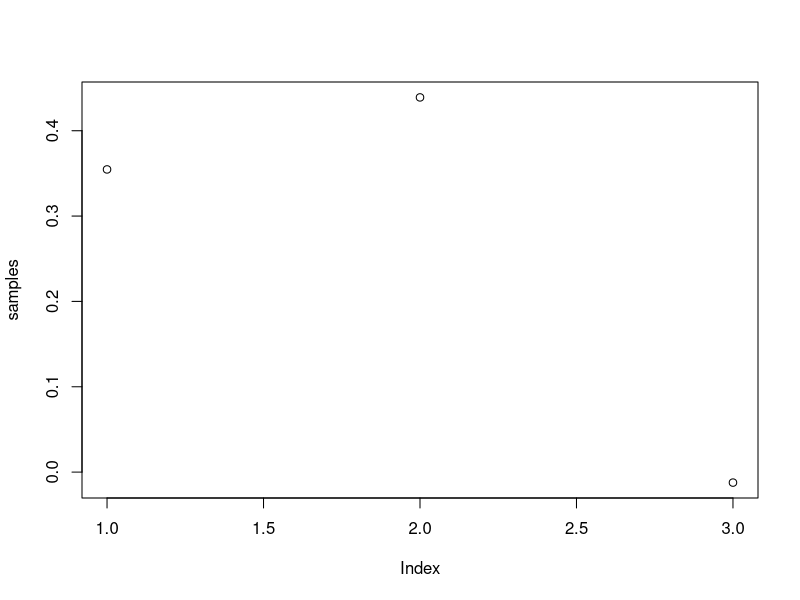

Write R code to recreate this figure.
#Script to apply the three point gradient descent
library(MASS)
set.seed(6)
#Defining the values of gamma
gamma1=0.9;gamma2=0.9;gamma3=0.9

covMatrix=matrix(c(1,gamma1,gamma2,gamma1,1,gamma3,gamma2,gamma3,1),ncol=3)

samples=mvrnorm(1,rep(0,3),covMatrix)
plot(samples)

#Gradient descent
#We want to minimize \|(A(gamma)-I)*samples\|

s1=samples[1];s2=samples[2];s3=samples[3]
xx=matrix(samples,ncol=1)



#Building h'
dh=matrix(c(s2,s3,0,0,0,0,0,0,s1,s3,0,0,0,0,0,0,s1,s2),ncol=6,byrow=T)

#Initializing the algorithm
#g1=g2=g3=0.5
#G0=c(g1,g2,g3)
set.seed(Sys.time())
G0=runif(6,-2,2)
#print('The initial guess is')
#print(G0)


A=function(X){
	x1=X[1];x2=X[2];x3=X[3];x4=X[4];x5=X[5];x6=X[6]
	return(matrix(c(0,x1,x2,x3,0,x4,x5,x6,0),ncol=3,byrow=T))
}

norm=function(x){
	return(sqrt(sum(x^2)))
}

niter=0
maxiter=100000
h=0.1
tol=1e-5

while(T){
	
	gradf=t((A(G0)-diag(3))%*%xx)%*%dh

	Gnew=G0-h*gradf

	if(sqrt(sum(gradf^2))<tol||niter==maxiter){
		break
	}
	
	niter=niter+1
	G0=Gnew
}


####Solving for the two linear systems
##View T:R^3\rightarrow R^6

x1=G0[1];x2=G0[2];x3=G0[3];x4=G0[4];x5=G0[5];x6=G0[6]

M=matrix(c(1,0,-x2,0,1,-x1,1,-x4,0,0,-x3,1,-x6,1,0,-x5,0,1),ncol=3,byrow=T)
a=matrix(c(x1,x2,x3,x4,x5,x6),ncol=1)
b=t(M)%*%a
gammaEstimate=solve((t(M)%*%M),b)

#The estimate for gamma is
print('The estimate for gamma is')
print(gammaEstimate)

##Second view T:R^3\rightarrow R^2


estGamma1=x1-gamma3*x2
estGamma2=+x2-gamma3*x1


















